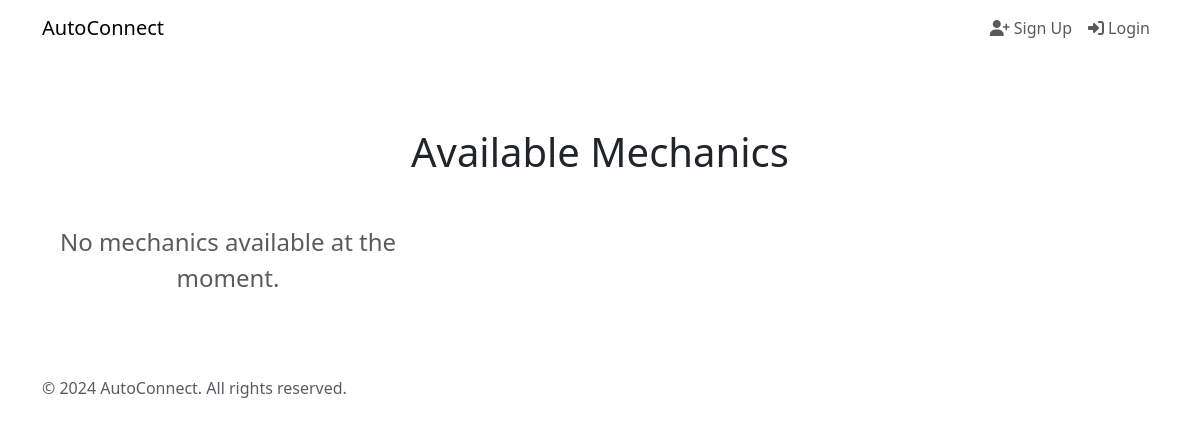
Page /mechanics/ on the earlier database version.
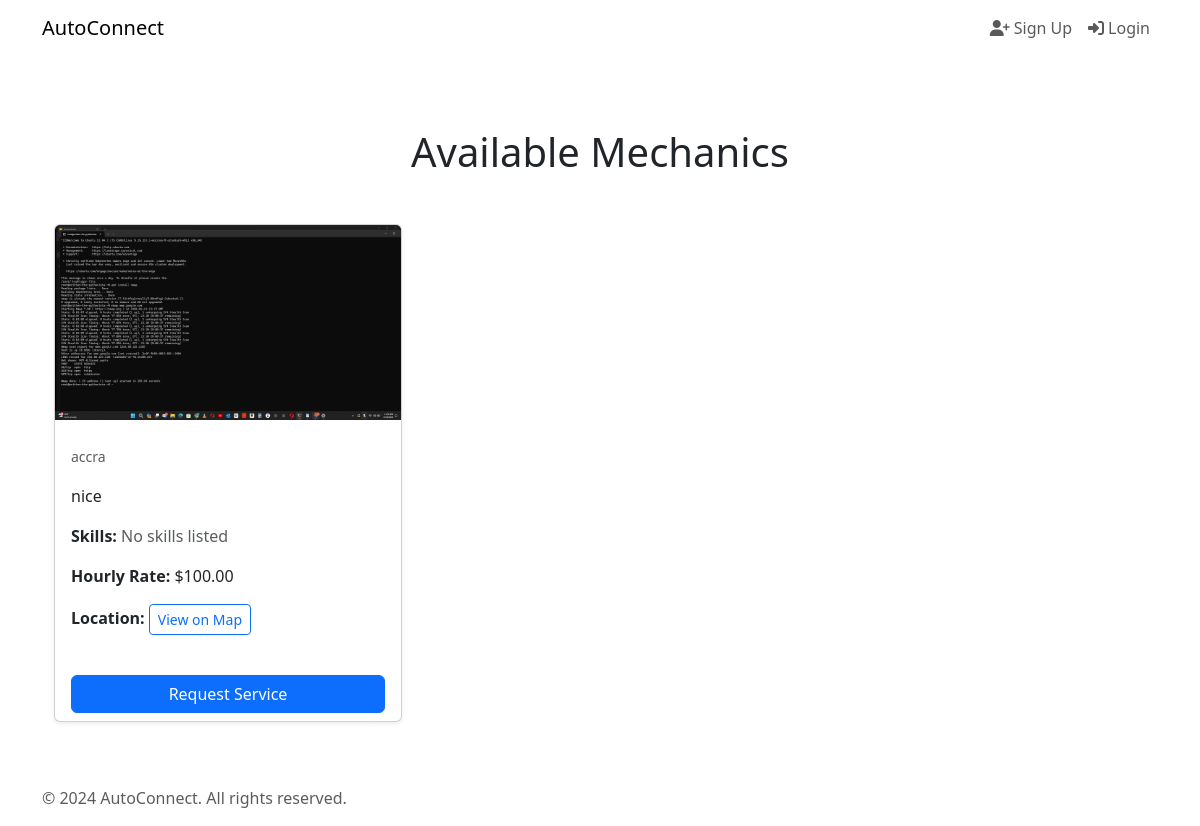
Same page on the later database version.
### api/models.py (models this page shows, shortened)
class Profile(models.Model):
    user = models.OneToOneField(
        User, on_delete=models.CASCADE, related_name="profile")
    profile_image = models.ImageField(
        upload_to="profile-images", blank=True, null=True)
    city = models.CharField(max_length=100, blank=True, null=True)
    location = LocationField(map_attrs={"placeholder": "Pick your location"})
    bio = models.TextField(blank=True, null=True)
    USER_TYPES = (('dr', 'Driver'), ('me', 'Mechanic'))
    user_type = models.CharField(
        max_length=20, choices=USER_TYPES, default='driver')
    hourly_rate = models.DecimalField(
        max_digits=6, decimal_places=2, null=True, blank=True)
    telephone_number = models.CharField(max_length=15, blank=True, null=True)
    skills = models.ManyToManyField(Skill, blank=True)
    is_profile_complete = models.BooleanField(default=False)
    date_joined = models.DateTimeField(auto_now_add=True)

### api/views.py (the view)
# urls.py: path('mechanics/', mechanic_list_view, name='mechanic_list'),
def mechanic_list_view(request):
    mechanics = Profile.objects.filter(user_type='me')
    return render(request, 'mechanic_list.html', {'mechanics': mechanics, 'mapbox_token': settings.MAPBOX_KEY})

### api/templates/mechanic_list.html (shortened to what this page needs)
{% extends 'base.html' %}
{% block content %}
<div class="container py-5">
    <h1 class="text-center mb-5">Available Mechanics</h1>
    <div class="row row-cols-1 row-cols-md-2 row-cols-lg-3 g-4">
        {% for mechanic in mechanics %}
            <div class="col">
                <div class="card h-100 shadow-sm">
                    {% if mechanic.profile_image %}
                        <img src="{{ mechanic.profile_image.url }}" class="card-img-top" alt="{{ mechanic.user.username }}">
                    {% else %}
                        <img src="https://via.placeholder.com/300x200?text=No+Image" class="card-img-top" alt="No Image">
                    {% endif %}
                    <div class="card-body">
                        <p class="card-text"><small class="text-muted">{{ mechanic.city }}</small></p>
                        <p class="card-text">{{ mechanic.bio|truncatechars:100 }}</p>
                        <p class="card-text">
                            <strong>Skills:</strong>
                            {% for skill in mechanic.skills.all %}
                                <span class="badge bg-secondary">{{ skill.name }}</span>
                            {% empty %}
                                <span class="text-muted">No skills listed</span>
                            {% endfor %}
                        </p>
                        <p class="card-text"><strong>Hourly Rate:</strong> ${{ mechanic.hourly_rate|floatformat:2 }}</p>
                        <p class="card-text">
                            <strong>Location:</strong>
                            {% if mechanic.location %}
                                <button class="btn btn-sm btn-outline-primary" onclick="console.log('Button clicked'); showMap('map-{{ mechanic.id }}', {{ mechanic.location.latitude }}, {{ mechanic.location.longitude }})">View on Map</button>
                            {% else %}
                                <span class="text-muted">Location not specified</span>
                            {% endif %}
                        </p>
                    </div>
                    <div class="card-footer bg-transparent border-0">
                        <a href="{% url 'order_mechanic' mechanic.user.id %}" class="btn btn-primary w-100">Request Service</a>
                    </div>
                </div>
            </div>
        {% empty %}
            <div class="col-12">
                <p class="text-center fs-4 text-muted">No mechanics available at the moment.</p>
            </div>
        {% endfor %}
    </div>
</div>
<link href='https://api.mapbox.com/mapbox-gl-js/v2.9.1/mapbox-gl.css' rel='stylesheet' />
{% endblock %}

Differences in the rows shown:
now on this page (row edited): Profile: profile_image (picture), city "accra", bio "nice", hourly_rate "100.00"
Other differences:
text no longer shown: "No mechanics available at the moment."
